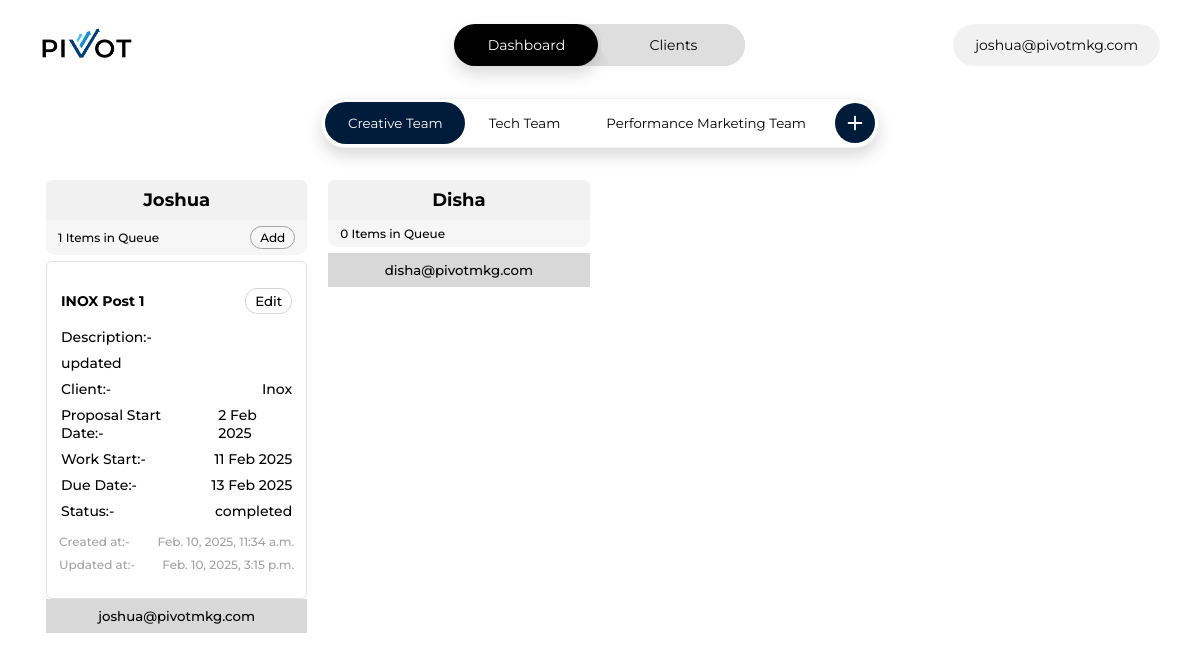
The page / (signed in) on the database its author committed.
### user/models.py (models this page shows)
class CustomUser(AbstractBaseUser, PermissionsMixin):
    email = models.EmailField(unique=True)
    first_name = models.CharField(max_length=30, blank=True)
    last_name = models.CharField(max_length=30, blank=True)
    is_active = models.BooleanField(default=True)
    is_staff = models.BooleanField(default=False)
    date_joined = models.DateTimeField(auto_now_add=True)
    objects = CustomUserManager()
    USERNAME_FIELD = "email"
    REQUIRED_FIELDS = ["first_name", "last_name"]
    def __str__(self):
        return f"{self.first_name} {self.last_name} ({self.email})"
    class Meta:
        verbose_name = "User"
        verbose_name_plural = "Users"

### webpages/models.py (models this page shows, shortened)
class Team(models.Model):
    class Meta:
        verbose_name = "Team"
        verbose_name_plural = "Teams"
    team_name = models.CharField(max_length=255)
    created_at = models.DateTimeField(auto_now_add=True)
    updated_at = models.DateTimeField(auto_now=True)
    def __str__(self):
        return self.team_name

class TeamMember(models.Model):
    class Meta:
        verbose_name = "Team Member"
        verbose_name_plural = "Team Members"
    team = models.ForeignKey(Team, on_delete=models.CASCADE)
    user = models.ForeignKey(User, on_delete=models.CASCADE)
    def __str__(self):
        return f"{self.user} in {self.team}"

class ClientWork(models.Model):
    class Meta:
        verbose_name = "Client Work"
        verbose_name_plural = "Client Works"
    client = models.ForeignKey(Client, on_delete=models.CASCADE)
    work_name = models.CharField(max_length=255)
    work_description = models.TextField(blank=True, null=True)
    proposal_date = models.DateField(blank=True, null=True)
    work_started_at = models.DateField(blank=True, null=True)
    due_date = models.DateField(blank=True, null=True)
    assign_to = models.ForeignKey(User, models.CASCADE, blank=True, null=True)
    STATUS_CHOICES = [
        ("in_queue", "In queue"),
        ("ongoing", "Ongoing"),
        ("waiting_for_approval", "Waiting for approval"),
        ("completed", "Completed"),
        ("on_hold", "On Hold"),
        ("cancelled", "Cancelled"),
    ]
    status = models.CharField(max_length=255, choices=STATUS_CHOICES, default="pending")
    created_at = models.DateTimeField(auto_now_add=True)
    updated_at = models.DateTimeField(auto_now=True)
    def __str__(self):
        return self.work_name

class Client(models.Model):
    class Meta:
        verbose_name = "Client"
        verbose_name_plural = "Clients"
    client_name = models.CharField(max_length=255)
    created_at = models.DateTimeField(auto_now_add=True)
    updated_at = models.DateTimeField(auto_now=True)

### webpages/views.py (the view)
# urls.py: 2. Add a URL to urlpatterns:  path('', views.home, name='home')
@login_required(login_url=reverse_lazy('login'))
def home(request):
    teamList = models.Team.objects.all()
    print(teamList)
    for team in teamList:
        print(team, "[TEAM]")
        team.teamMembers = models.TeamMember.objects.filter(team=team).order_by("user__first_name")
        for teamMember in team.teamMembers:
            print(teamMember, "+++++")
            teamMemberClientWorkList = models.ClientWork.objects.filter(assign_to=teamMember.user).order_by("-id")
            print(teamMemberClientWorkList, "[teamMemberClientWorkList]")
            teamMember.teamMemberClientWorkList = teamMemberClientWorkList
            teamMember.numberOfClientWork = len(teamMember.teamMemberClientWorkList)
    clientList = models.Client.objects.all()
    context = {
        "teamList":teamList,
        "clientList":clientList
    }
    return render(request, "index.html", context)

### templates/index.html (shortened to what this page needs)
<!DOCTYPE html>
{% load static %}
<html lang="en">
<head>
    <link rel="stylesheet" href="{% static './css/main.css' %}">
    <link rel="stylesheet" href="https://cdn.jsdelivr.net/npm/swiper@11/swiper-bundle.min.css" />
</head>
<body>
    {% include "inc/navbar.html"%}
    <section class="team-section">
        <div class="container">
            <div class="team-nav-bar">
                <span class="nav-bar-tab-indicator"></span>
                {% for team in teamList %}
                <div class="team-nav-bar-item team-nav-bar-item-{{team.id}}">
                    <button class="team-nav-bar-tab" team-id="team{{team.id}}">
                        {{team.team_name}}
                    </button>
                </div>
                {% endfor %}
                <div class="team-nav-bar-item">
                    <button class="add-team-btn">
                        <svg xmlns="http://www.w3.org/2000/svg" width="24" height="24" viewBox="0 0 24 24" fill="none"
                            stroke="currentColor" stroke-width="2" stroke-linecap="round" stroke-linejoin="round"
                            class="feather feather-plus">
                            <line x1="12" y1="5" x2="12" y2="19"></line>
                            <line x1="5" y1="12" x2="19" y2="12"></line>
                        </svg>
                    </button>
                </div>
            </div>
            <div class="teams-wrapper">
                {% for team in teamList %}
                <div class="team-wrapper" id="team{{team.id}}">
                    <div class="team creative-team">
                        <div class="swiper">
                            <div class="swiper-wrapper">
                                {% for teamMember in team.teamMembers %}
                                <div class="swiper-slide">
                                    <div class="team-member team-member-1">
                                        <div class="team-member-header">
                                            <h1 class="team-member-name">{{teamMember.user.first_name}}</h1>
                                            <small class="number-work">{{teamMember.numberOfClientWork }} Items in Queue
                                                {% if user.email == teamMember.user.email %}
                                                    <span class="add-work-btn">Add</span>
                                                {% elif user.is_superuser %}
                                                    <span class="add-work-btn">Add</span>
                                                {% endif %}
                                            </small>
                                        </div>
                                        <div class="team-member-work-list">
                                            {% for teamMemberClientWork in teamMember.teamMemberClientWorkList %}
                                            <figure class="team-member-work-card">
                                                <figcaption class="team-member-work-card-info-wrapper">
                                                    <h1
                                                        class="team-member-work-card-info-item team-member-work-card-info-title">
                                                        {{teamMemberClientWork.work_name}}
                                                        {% if user.email == teamMember.user.email or user.is_superuser %}
                                                        <button work-title="{{teamMemberClientWork.work_name}}"
                                                            client-id="{{teamMemberClientWork.client.id}}"
                                                            proposal-start-date="{{teamMemberClientWork.proposal_date|date:'Y-m-d'}}"
                                                            work-start-date="{{teamMemberClientWork.work_started_at|date:'Y-m-d'}}"
                                                            due-date="{{teamMemberClientWork.due_date|date:'Y-m-d'}}"
                                                            status="{{teamMemberClientWork.status}}"
                                                            client-work-id="{{teamMemberClientWork.id}}"
                                                            team-member-email="{{teamMemberClientWork.assign_to.email}}"
                                                            work-description=" {{teamMemberClientWork.work_description}}"
                                                            class="edit-team-member-work-card">
                                                            Edit
                                                        </button>
                                                        {% endif %}
                                                    </h1>
                                                    <p class="team-member-work-card-info-item">
                                                        Description:-
                                                    </p>
                                                    <p class="team-member-work-card-info-item team-member-work-card-info-item-description">
                                                        {{teamMemberClientWork.work_description}}
                                                    </p>
                                                    <p
                                                        class="team-member-work-card-info-item team-member-work-card-info-item-client">
                                                        Client:-
                                                        <span>
                                                            {{teamMemberClientWork.client.client_name}}
                                                        </span>
                                                    </p>
                                                    <p
                                                        class="team-member-work-card-info-item team-member-work-card-info-item-proposal-start-date">
                                                        Proposal Start Date:-
                                                        <span>
                                                            {{teamMemberClientWork.proposal_date|date:"j M Y"}}</span>
                                                    </p>
                                                    <p
                                                        class="team-member-work-card-info-item team-member-work-card-info-item-work-start">
                                                        Work Start:- <span>
                                                            {{teamMemberClientWork.work_started_at|date:"j M Y"}}</span>
                                                    </p>
                                                    <p
                                                        class="team-member-work-card-info-item team-member-work-card-info-item-due-date">
                                                        Due Date:-
                                                        <span>{{teamMemberClientWork.due_date|date:"j M Y"}}</span>
                                                    </p>
                                                    <p
                                                        class="team-member-work-card-info-item team-member-work-card-info-item-status">
                                                        Status:-
                                                        <span class="status-indicator-wrapper">
                                                            {{teamMemberClientWork.status}}
                                                        </span>
                                                    </p>
                                                    <div class="datetimestamp-wrapper">
                                                        <p
                                                            class="team-member-work-card-info-item team-member-work-card-info-item-created-at">
                                                            Created at:- <span class="date-time-stamp">
                                                                {{teamMemberClientWork.created_at}}
                                                            </span></p>
                                                        <p
                                                            class="team-member-work-card-info-item team-member-work-card-info-item-updated-at">
                                                            Updated at:- <span
                                                                class="date-time-stamp">{{teamMemberClientWork.updated_at}}</span>
                                                        </p>
                                                    </div>
                                                </figcaption>
                                            </figure>
                                            {% endfor %}
                                        </div>
                                        <small class="team-member-email-id">{{teamMember.user.email}}</small>
                                    </div>
                                </div>
                                {% endfor %}
                            </div>
                        </div>
                    </div>
                </div>
                {% endfor %}
            </div>
        </div>
    </section>
</body>
</html>

### templates/inc/navbar.html (shortened to what this page needs)
{% load static %}
<div class="navbar">
    <div class="container">
        <a href="{% url 'webpages-home' %}" class="navbar-brand-link">
            <img class="navbar-brand" src="{% static './img/Final_logo.png' %}" alt="" srcset="">
        </a>
        <nav>
            <ul class="primary-nav">
                <li class="nav-item">
                    <a href="#" class="nav-link nav-link-active">Dashboard</a>
                </li>
                <li class="nav-item">
                    <a href="#" class="nav-link">Clients</a>
                </li>
            </ul>
        </nav>
        <ul class="secondary-nav">
            <li class="nav-item">
                <a href="#" class="nav-link nav-link-user">
                        {{user.email}}
                </a>
            </li>
        </ul>
    </div>
</div>

### rows shown on the page
CustomUser: email "joshua@pivotmkg.com"
Team: team_name "Creative Team"
Team: team_name "Tech Team"
Team: team_name "Performance Marketing Team"
TeamMember: user.first_name "Joshua", numberOfClientWork "1", shows "Add", user.email "joshua@pivotmkg.com"
ClientWork: work_name "INOX Post 1", work_description "updated", client.client_name "Inox", proposal_date "2 Feb 2025", work_started_at "11 Feb 2025", due_date "13 Feb 2025", status "completed", created_at "Feb. 10, 2025, 11:34 a.m.", updated_at "Feb. 10, 2025, 3:15 p.m."
TeamMember: user.first_name "Disha", numberOfClientWork "0", user.email "disha@pivotmkg.com"
